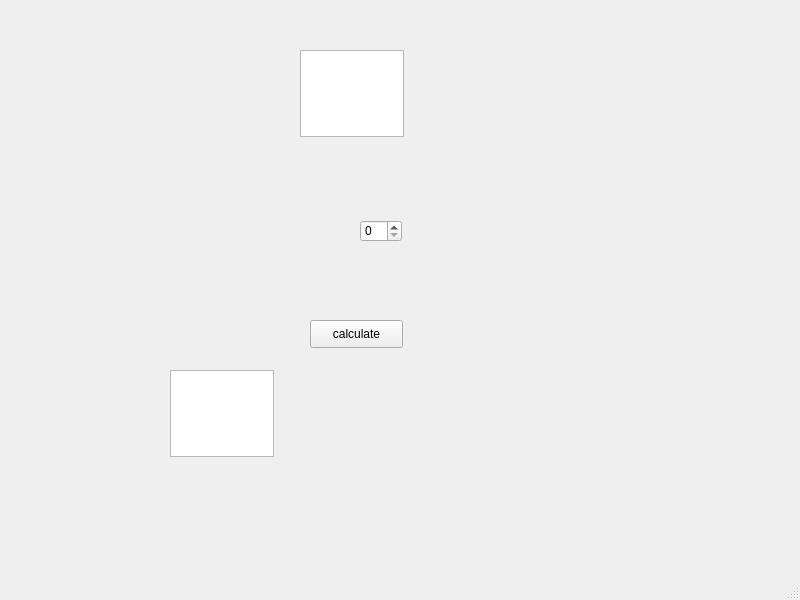
<?xml version="1.0" encoding="UTF-8"?>
<ui version="4.0">
 <class>MainWindow</class>
 <widget class="QMainWindow" name="MainWindow">
  <property name="geometry">
   <rect>
    <x>0</x>
    <y>0</y>
    <width>800</width>
    <height>600</height>
   </rect>
  </property>
  <property name="windowTitle">
   <string>MainWindow</string>
  </property>
  <widget class="QWidget" name="centralwidget">
   <widget class="QPushButton" name="calc_tax_button">
    <property name="geometry">
     <rect>
      <x>310</x>
      <y>320</y>
      <width>93</width>
      <height>28</height>
     </rect>
    </property>
    <property name="text">
     <string>calculate</string>
    </property>
   </widget>
   <widget class="QTextEdit" name="price_box">
    <property name="geometry">
     <rect>
      <x>300</x>
      <y>50</y>
      <width>104</width>
      <height>87</height>
     </rect>
    </property>
   </widget>
   <widget class="QTextEdit" name="results_window">
    <property name="geometry">
     <rect>
      <x>170</x>
      <y>370</y>
      <width>104</width>
      <height>87</height>
     </rect>
    </property>
   </widget>
   <widget class="QSpinBox" name="tax_rate">
    <property name="geometry">
     <rect>
      <x>360</x>
      <y>220</y>
      <width>42</width>
      <height>22</height>
     </rect>
    </property>
   </widget>
  </widget>
  <widget class="QMenuBar" name="menubar">
   <property name="geometry">
    <rect>
     <x>0</x>
     <y>0</y>
     <width>800</width>
     <height>26</height>
    </rect>
   </property>
  </widget>
  <widget class="QStatusBar" name="statusbar"/>
 </widget>
 <resources/>
 <connections/>
</ui>
